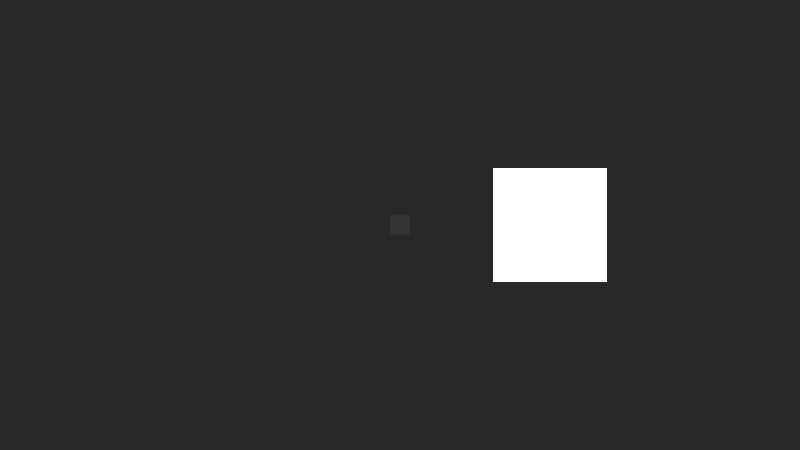
Frame 1 (no input)
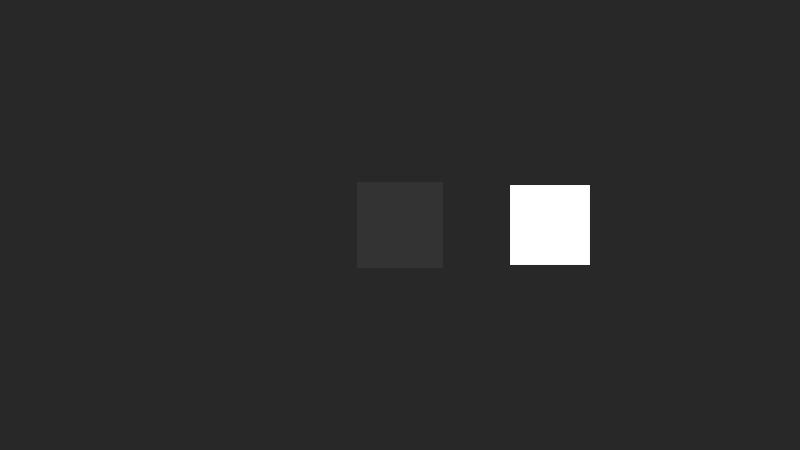
Frame 60 (the mouse pressed at the canvas centre just before this capture)
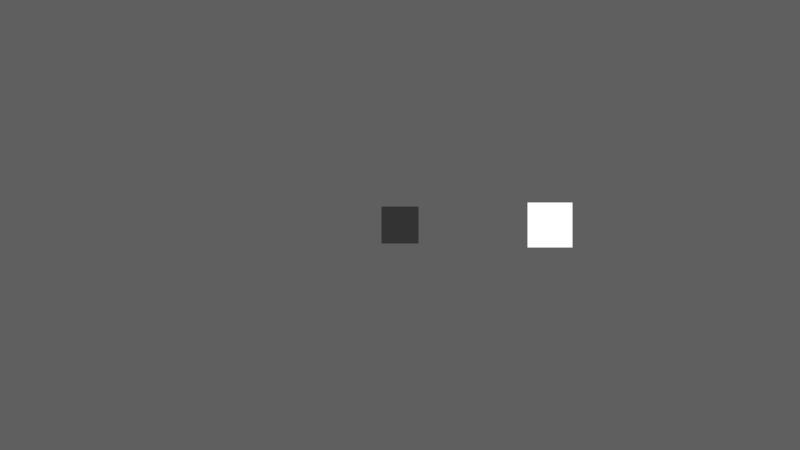
Frame 120 (the mouse held since frame 60 and released just before this capture)

The Processing sketch that drew these frames (run headless with seeded random() and noise(); from frame 60 on, the mouse is pressed at the canvas centre):

// Processing sketch: Scale
// ── Scale.pde
/**
 * Scale
 *
 * Two squares change their size using scale().
 * The mouse controls the speed and size of the animation.
 */

float a = 0.0;
float s = 0.0;

void setup() {
  size(800, 450);
  noStroke();
  rectMode(CENTER);
  frameRate(30);
}

void draw() {
  
  // El fondo cambia según la posición vertical del mouse
  float bg = map(mouseY, 0, height, 40, 150);
  background(bg);
  
  // El mouse controla la velocidad
  float speed = map(mouseX, 0, width, 0.01, 0.08);
  
  a = a + speed;
  
  // La escala cambia entre un tamaño pequeño y grande
  s = abs(sin(a)) * 2.0 + 0.3;
  
  translate(width/2, height/2);
  
  // Primer cuadrado
  pushMatrix();
  scale(s);
  fill(51);
  rect(0, 0, 60, 60);
  popMatrix();
  
  // Segundo cuadrado
  pushMatrix();
  translate(150, 0);
  
  // El segundo cuadrado tiene una escala diferente
  float s2 = abs(cos(a * 1.5)) * 1.5 + 0.4;
  scale(s2);
  
  fill(255);
  rect(0, 0, 60, 60);
  popMatrix();
}
